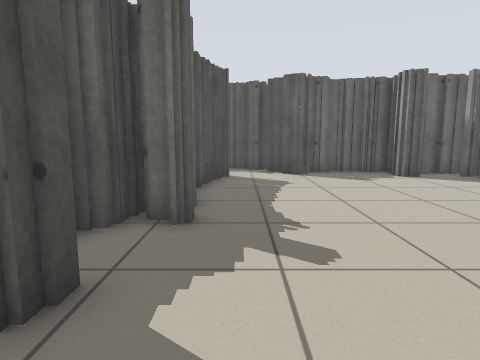
[1] (above)

16 first-person views from a walk through a robot-simulator world made for Stage. The camera is 0.78 m above the floor, tilts 8° down and sees 75° across. Floor lines are 1 m apart. The floor is counted in squares, 0.5 m on a side. Each view is taken from the middle of a square. On the plan, view 1 faces up. The plan holds only what a view shows up to about 15 squares ahead; the rest is blank. The robots in the file are not drawn.

[2]
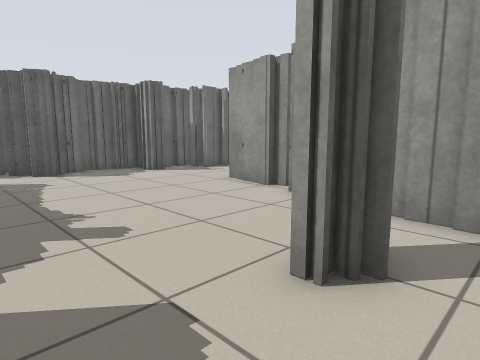

[3]
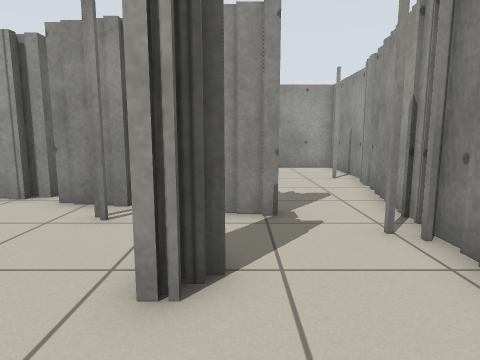

[4]
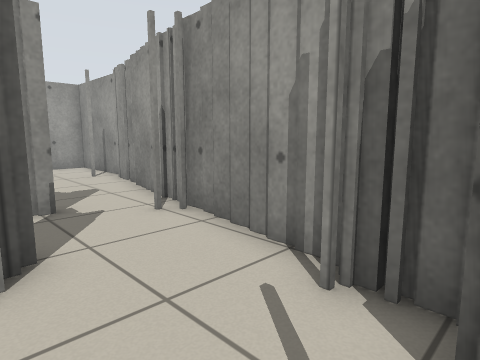

[5]
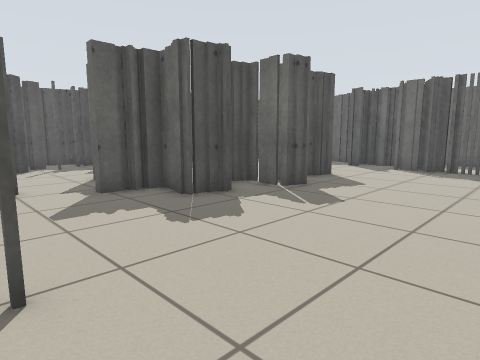

[6]
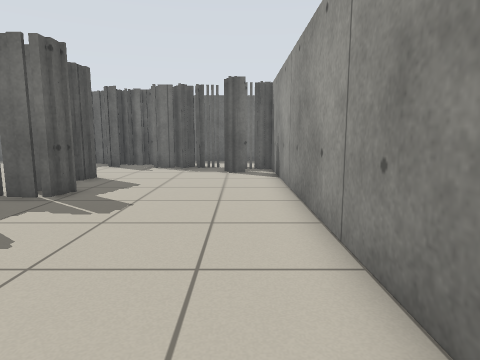

[7]
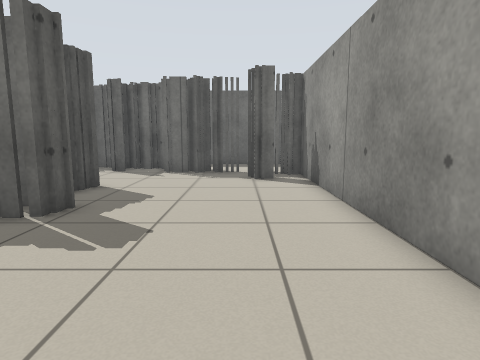

[8]
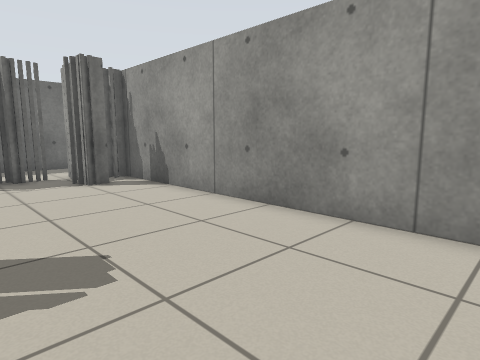

[9]
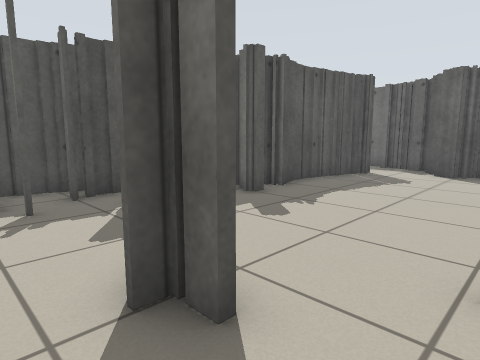

[10]
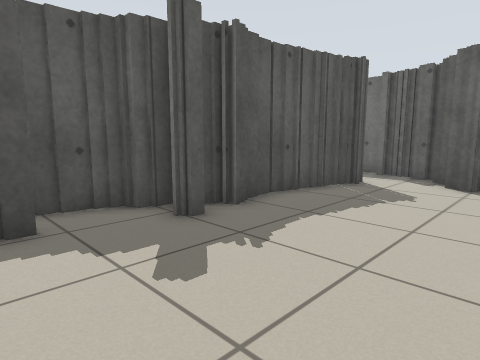

[11]
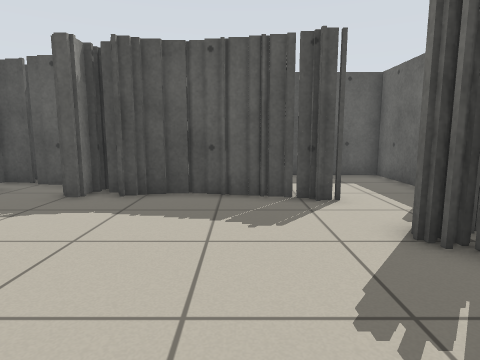

[12]
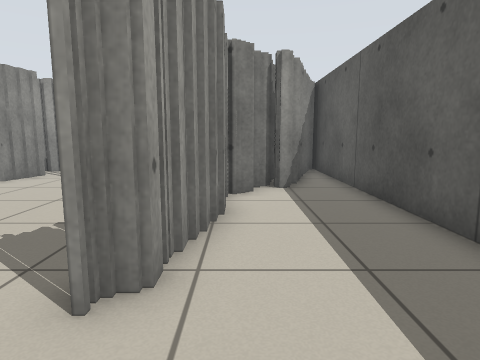

[13]
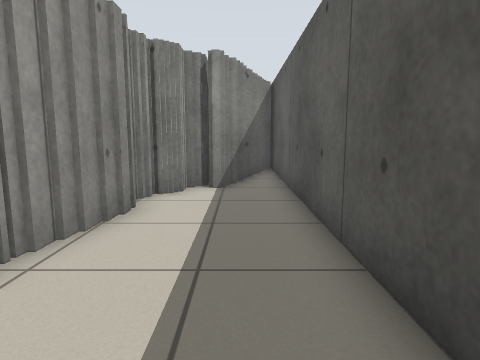

[14]
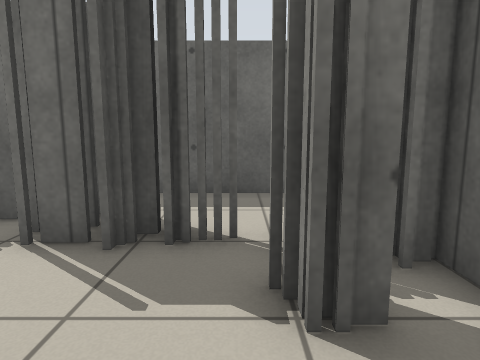

[15]
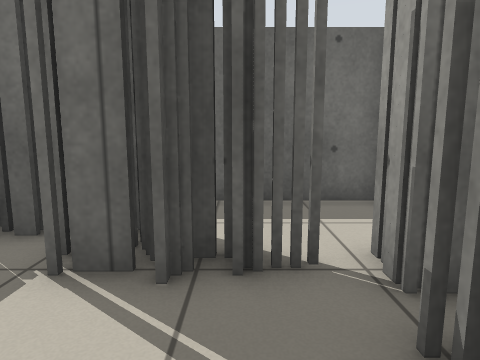

[16]
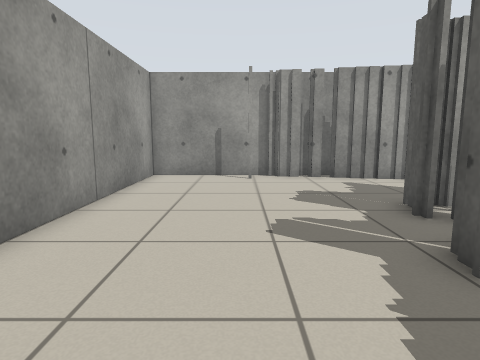

### Floor plan
Key: @ floor where view 1 was taken; # wall or solid block; . floor.
Columns run from 6 left of view 1 to 15 right of it. Each row starts with its distance up from view 1.
 16 ######
 15 #....###        #####
 14 #......#######  ....
 13 #.......##..#####...
 12 #....#......##.###.#
 11 #....#.............###
 10 #....#.............#.#
  9 #....#...............#
  8 #....#...............#
  7 #....#.......#.......#
  6 #...##.......#.......#
  5 #..##........##......#
  4 #.##........###......#
  3 #.###......##........#
  2 ####........##.......#
  1    #....##.###.......#
  0    ##.@....#.........#
 -1    ##................#
 -2     ##...............#
 -3      #######.........#
 -4            #######...#
 -5                 ######

Positions as (right, up) in squares from view 1, and headings:
1: (0, 0), facing up
2: (-1, -1), facing up-right
3: (-1, 0), facing right
4: (-2, 1), facing down-right
5: (14, -4), facing up-left
6: (13, -4), facing up
7: (12, -2), facing up
8: (9, -1), facing up-right
9: (5, -1), facing up-left
10: (4, 2), facing up-left
11: (7, 10), facing left
12: (-2, 15), facing down
13: (-4, 15), facing down
14: (12, 7), facing up
15: (11, 8), facing up
16: (11, 8), facing down
